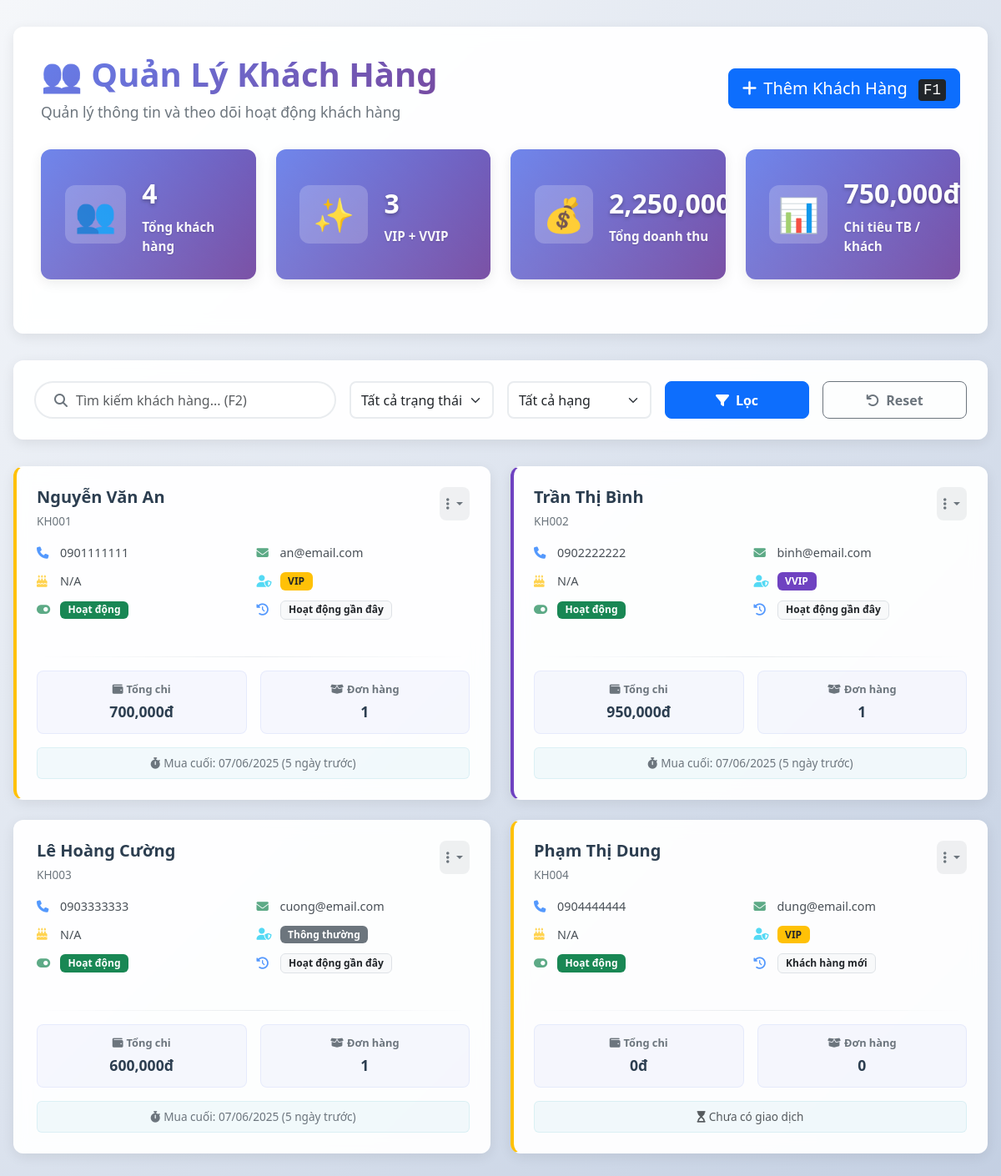
Screenshot of /pages/customers.php with the database file from the repository.
### tables this page shows
CREATE TABLE customers (
    id INT AUTO_INCREMENT PRIMARY KEY,
    customer_code VARCHAR(20) UNIQUE NOT NULL,
    name VARCHAR(100) NOT NULL,
    phone VARCHAR(20) UNIQUE,
    email VARCHAR(100),
    address TEXT,
    birth_date DATE,
    gender ENUM('Nam', 'Nữ', 'Khác'),
    membership_level ENUM('Thông thường', 'VIP', 'VVIP') DEFAULT 'Thông thường',
    total_spent DECIMAL(15,2) DEFAULT 0,
    total_orders INT DEFAULT 0,
    loyalty_points INT DEFAULT 0,
    notes TEXT,
    is_active BOOLEAN DEFAULT TRUE,
    created_at TIMESTAMP DEFAULT CURRENT_TIMESTAMP,
    updated_at TIMESTAMP DEFAULT CURRENT_TIMESTAMP ON UPDATE CURRENT_TIMESTAMP,
    last_membership_update TIMESTAMP NULL DEFAULT NULL,  
    
    INDEX idx_phone (phone),
    INDEX idx_membership (membership_level),
    INDEX idx_active (is_active)
);

### pages/customers.php (the view, shortened to what this page needs)
<?php
require_once __DIR__ . '/../config/database.php';
$search = $_GET['search'] ?? '';
$status_filter = $_GET['status'] ?? 'all';
$membership_filter = $_GET['membership'] ?? 'all';
$page_num = max(1, intval($_GET['page'] ?? 1));
$per_page = 9;
$sql_select_fields = "SELECT c.*,
                        COALESCE(s.total_spent_val, c.total_spent, 0) as total_spent,
                        COALESCE(s.total_orders_val, c.total_orders, 0) as total_orders,
                        s.latest_sale_date as last_order_date,
                        CASE
                            WHEN s.latest_sale_date >= DATE_SUB(NOW(), INTERVAL 30 DAY) THEN 'Hoạt động gần đây'
                            WHEN s.latest_sale_date >= DATE_SUB(NOW(), INTERVAL 90 DAY) THEN 'Ít hoạt động'
                            WHEN s.latest_sale_date IS NULL AND c.created_at < DATE_SUB(NOW(), INTERVAL 30 DAY) THEN 'Chưa mua hàng'
                            WHEN s.latest_sale_date IS NULL AND c.created_at >= DATE_SUB(NOW(), INTERVAL 30 DAY) THEN 'Khách hàng mới'
                            ELSE 'Lâu không mua'
                        END as activity_status,
                        DATEDIFF(NOW(), s.latest_sale_date) as days_since_last_order,
                        (YEAR(CURDATE()) - YEAR(c.birth_date)) - (RIGHT(CURDATE(), 5) < RIGHT(c.birth_date, 5)) as age";
$sql_from_join = "FROM customers c
                  LEFT JOIN (
                      SELECT customer_id,
                             MAX(sale_date) as latest_sale_date,
                             COUNT(id) as total_orders_val,
                             SUM(total_amount) as total_spent_val
                      FROM sales
                      GROUP BY customer_id
                  ) s ON c.id = s.customer_id";
$where_clauses = [];
$params = [];
$where_sql = count($where_clauses) > 0 ? ' WHERE ' . implode(' AND ', $where_clauses) : '';
$offset = ($page_num - 1) * $per_page;
$customers_sql = "$sql_select_fields $sql_from_join $where_sql ORDER BY c.created_at DESC LIMIT $per_page OFFSET $offset";
$customers_stmt = $pdo->prepare($customers_sql);
$customers_stmt->execute($params);
$customers_on_page = $customers_stmt->fetchAll(PDO::FETCH_ASSOC);
$stats = [];
$stats_queries = [
    'total_customers_stat' => "SELECT COUNT(*) FROM customers",
    'vip_vvip_customers_stat' => "SELECT COUNT(*) FROM customers WHERE membership_level = 'VIP' OR membership_level = 'VVIP'",
    'total_revenue_stat' => "SELECT SUM(total_amount) FROM sales",
    'avg_spent_stat' => "SELECT AVG(total_spent) FROM customers WHERE total_orders > 0"
];
foreach ($stats_queries as $key => $query) {
    $stmt = $pdo->query($query);
    $stats[$key] = $stmt->fetchColumn();
}
if ($stats['total_customers_stat'] > 0 && isset($stats['total_revenue_stat'])) {
     $active_customers_with_spending_query = "SELECT COUNT(DISTINCT id) FROM customers WHERE total_spent > 0";
     $active_customers_count = $pdo->query($active_customers_with_spending_query)->fetchColumn();
     $stats['avg_spent_per_active_customer_stat'] = $active_customers_count > 0 ? ($stats['total_revenue_stat'] / $active_customers_count) : 0;
} else {
    $stats['avg_spent_per_active_customer_stat'] = 0;
}
?>
<!DOCTYPE html>
<html lang="vi">
<head>
    <link href="https://cdnjs.cloudflare.com/ajax/libs/bootstrap/5.3.0/css/bootstrap.min.css" rel="stylesheet">
    <link href="https://cdnjs.cloudflare.com/ajax/libs/font-awesome/6.4.0/css/all.min.css" rel="stylesheet">
</head>
<body>
    <div class="customers-page">
        <div class="page-header">
            <div class="d-flex justify-content-between align-items-center mb-4">
                <div>
                    <h1 class="page-title">👥 Quản Lý Khách Hàng</h1>
                    <p class="page-subtitle">Quản lý thông tin và theo dõi hoạt động khách hàng</p>
                </div>
                <button class="btn btn-primary btn-lg" onclick="openAddCustomerModal()">
                    <i class="fas fa-plus me-2"></i>Thêm Khách Hàng
                    <kbd class="ms-2">F1</kbd>
                </button>
            </div>
            <div class="stats-grid">
                <div class="stat-card">
                    <div class="stat-icon">👥</div>
                    <div class="stat-info">
                        <div class="stat-number"><?php echo number_format($stats['total_customers_stat'] ?? 0); ?></div>
                        <div class="stat-label">Tổng khách hàng</div>
                    </div>
                </div>
                <div class="stat-card">
                    <div class="stat-icon">✨</div>
                    <div class="stat-info">
                        <div class="stat-number"><?php echo number_format($stats['vip_vvip_customers_stat'] ?? 0); ?></div>
                        <div class="stat-label">VIP + VVIP</div>
                    </div>
                </div>
                <div class="stat-card">
                    <div class="stat-icon">💰</div>
                    <div class="stat-info">
                        <div class="stat-number"><?php echo number_format($stats['total_revenue_stat'] ?? 0); ?>đ</div>
                        <div class="stat-label">Tổng doanh thu</div>
                    </div>
                </div>
                <div class="stat-card">
                    <div class="stat-icon">📊</div>
                    <div class="stat-info">
                        <div class="stat-number"><?php echo number_format($stats['avg_spent_per_active_customer_stat'] ?? 0); ?>đ</div>
                        <div class="stat-label">Chi tiêu TB / khách</div>
                    </div>
                </div>
            </div>
        </div>
        <div class="filters-section">
            <div class="row g-3 align-items-end" id="filterForm">
                <div class="col-md-4">
                    <div class="search-input-wrapper">
                        <span class="input-group-text"><i class="fas fa-search"></i></span>
                        <input type="text" id="searchInput" name="search" class="form-control"
                               placeholder="Tìm kiếm khách hàng... (F2)" value="<?php echo htmlspecialchars($search); ?>">
                    </div>
                </div>
                <div class="col-md-2">
                    <select id="statusFilter" name="status" class="form-select filter-select">
                        <option value="all" <?php if ($status_filter === 'all') echo 'selected'; ?>>Tất cả trạng thái</option>
                    </select>
                </div>
                <div class="col-md-2">
                    <select id="membershipFilter" name="membership" class="form-select filter-select">
                        <option value="all" <?php if ($membership_filter === 'all') echo 'selected'; ?>>Tất cả hạng</option>
                    </select>
                </div>
                <div class="col-md-2">
                    <button type="button" class="btn btn-primary btn-filter w-100" onclick="applyFilters()">
                        <i class="fas fa-filter me-2"></i>Lọc
                    </button>
                </div>
                <div class="col-md-2">
                    <button type="button" class="btn btn-outline-secondary btn-filter w-100" onclick="resetFilters()">
                        <i class="fas fa-undo me-2"></i>Reset
                    </button>
                </div>
            </div>
        </div>
        <div class="customers-grid" id="customersGrid">
            <?php if (empty($customers_on_page)): ?>
                <div class="col-12">
                    <div class="empty-state" style="grid-column: 1 / -1;">
                        <div class="empty-icon">👥</div>
                        <h4 class="empty-title">Không tìm thấy khách hàng</h4>
                        <p class="empty-text">Không có khách hàng nào phù hợp với tiêu chí tìm kiếm của bạn. <br>Hãy thử điều chỉnh bộ lọc hoặc thêm khách hàng mới.</p>
                        <button class="btn btn-primary btn-lg" onclick="openAddCustomerModal()">
                            <i class="fas fa-plus me-2"></i>Thêm Khách Hàng Mới
                        </button>
                    </div>
                </div>
            <?php else: ?>
                <?php foreach ($customers_on_page as $customer): ?>
                <div class="customer-card" data-membership="<?php echo htmlspecialchars(strtolower($customer['membership_level'] ?? 'thông thường')); ?>">
                    <div class="customer-header">
                        <div>
                            <h5 class="customer-name"><?php echo htmlspecialchars($customer['name']); ?></h5>
                            <small class="customer-code"><?php echo htmlspecialchars($customer['customer_code']); ?></small>
                        </div>
                        <div class="customer-actions">
                            <div class="dropdown">
                                <button class="dropdown-toggle" type="button" data-bs-toggle="dropdown" aria-expanded="false">
                                    <i class="fas fa-ellipsis-v"></i>
                                </button>
                            </div>
                        </div>
                    </div>
                    <div class="customer-details">
                        <div class="detail-row">
                            <div class="detail-item">
                                <i class="fas fa-phone text-primary"></i>
                                <span><?php echo htmlspecialchars($customer['phone']); ?></span>
                            </div>
                            <div class="detail-item">
                                <i class="fas fa-envelope <?php echo empty($customer['email']) ? 'text-muted' : 'text-success'; ?>"></i>
                                <span class="text-truncate" title="<?php echo htmlspecialchars($customer['email'] ?? 'N/A'); ?>"><?php echo htmlspecialchars($customer['email'] ?? 'N/A'); ?></span>
                            </div>
                        </div>
                        <div class="detail-row">
                            <div class="detail-item">
                                <i class="fas fa-birthday-cake text-warning"></i>
                                <span><?php echo $customer['age'] !== null ? htmlspecialchars($customer['age']) . ' tuổi' : 'N/A'; ?></span>
                            </div>
                            <div class="detail-item">
                                <i class="fas fa-user-shield text-info"></i>
                                <span class="badge bg-<?php
                                    $level = strtolower($customer['membership_level'] ?? 'thong thuong');
                                    if ($level === 'vvip') echo 'purple';
                                    elseif ($level === 'vip') echo 'warning text-dark';
                                    else echo 'secondary';
                                ?>"><?php echo htmlspecialchars($customer['membership_level'] ?? 'Thông thường'); ?></span>
                            </div>
                        </div>
                        <div class="detail-row">
                            <div class="detail-item">
                                <i class="fas fa-toggle-on <?php echo $customer['is_active'] ? 'text-success' : 'text-danger'; ?>"></i>
                                <span class="badge bg-<?php echo $customer['is_active'] ? 'success' : 'danger'; ?>"><?php echo $customer['is_active'] ? 'Hoạt động' : 'Ngừng HĐ'; ?></span>
                            </div>
                            <div class="detail-item">
                                <i class="fas fa-history text-primary"></i>
                                <span class="badge bg-light text-dark border"><?php echo htmlspecialchars($customer['activity_status'] ?? 'N/A'); ?></span>
                            </div>
                        </div>
                    </div>
                    <div class="customer-divider"></div>
                    <div class="customer-finance">
                        <div class="finance-item">
                            <div class="finance-label"><i class="fas fa-wallet me-1"></i>Tổng chi</div>
                            <div class="finance-value"><?php echo number_format($customer['total_spent'] ?? 0); ?>đ</div>
                        </div>
                        <div class="finance-item">
                            <div class="finance-label"><i class="fas fa-box-open me-1"></i>Đơn hàng</div>
                            <div class="finance-value"><?php echo number_format($customer['total_orders'] ?? 0); ?></div>
                        </div>
                    </div>
                    <?php if ($customer['last_order_date']): ?>
                    <div class="last-order mt-auto">
                        <i class="fas fa-stopwatch me-1"></i>Mua cuối: <?php echo date('d/m/Y', strtotime($customer['last_order_date'])); ?>
                        <?php if ($customer['days_since_last_order'] !== null): ?>
                            (<?php echo htmlspecialchars($customer['days_since_last_order']); ?> ngày trước)
                        <?php endif; ?>
                    </div>
                    <?php else: ?>
                    <div class="last-order mt-auto text-muted">
                        <i class="fas fa-hourglass-start me-1"></i>Chưa có giao dịch
                    </div>
                    <?php endif; ?>
                </div>
                <?php endforeach; ?>
            <?php endif; ?>
        </div>
    </div>
    <div class="toast-container position-fixed bottom-0 end-0 p-3">
    </div>
</body>
</html>

### rows the page displays
customers: name "Nguyễn Văn An", customer_code "KH001", phone "0901111111", email "an@email.com", membership_level "VIP", is_active 1 (drawn), activity_status "Hoạt động gần đây", total_spent "700,000", total_orders "1", last_order_date "07/06/2025", days_since_last_order "5"
customers: name "Trần Thị Bình", customer_code "KH002", phone "0902222222", email "binh@email.com", membership_level "VVIP", is_active 1 (drawn), activity_status "Hoạt động gần đây", total_spent "950,000", total_orders "1", last_order_date "07/06/2025", days_since_last_order "5"
customers: name "Lê Hoàng Cường", customer_code "KH003", phone "0903333333", email "cuong@email.com", membership_level "Thông thường", is_active 1 (drawn), activity_status "Hoạt động gần đây", total_spent "600,000", total_orders "1", last_order_date "07/06/2025", days_since_last_order "5"
customers: name "Phạm Thị Dung", customer_code "KH004", phone "0904444444", email "dung@email.com", membership_level "VIP", is_active 1 (drawn), activity_status "Khách hàng mới", total_spent "0", total_orders "0", shows "Chưa có giao dịch"

### other values shown
$stats['total_customers_stat'] "4"
$stats['vip_vvip_customers_stat'] "3"
$stats['avg_spent_per_active_customer_stat'] "750,000"
